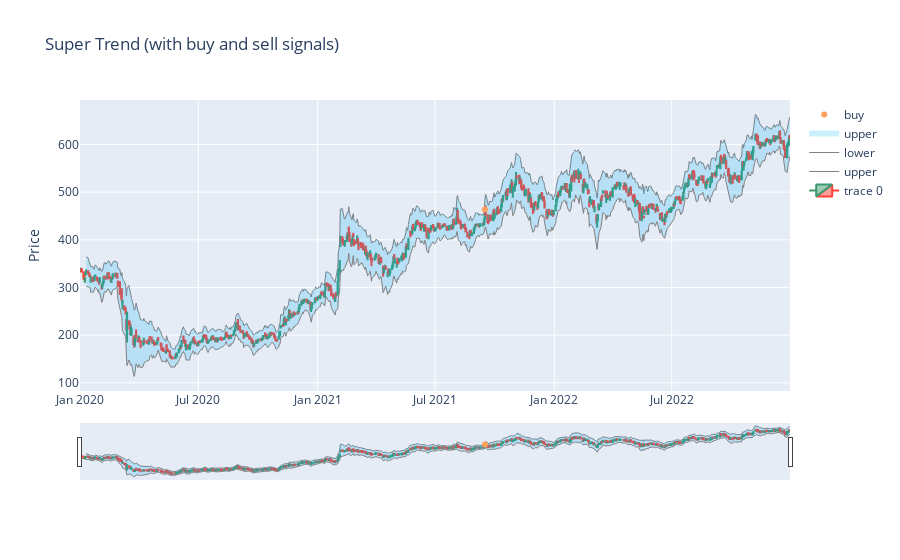

Here is the notebook cell this chart was saved with:
### Code cell
fig = go.Figure(data=[go.Candlestick(x=df['Date'], open=df['Open'], high=df['High'], low=df['Low'], close=df['Close'])])

fig.add_trace(go.Scatter(x=df['Date'], y=upperband, mode='lines', name='upper', line=dict(color='gray', width=1)))
fig.add_trace(go.Scatter(x=df['Date'], y=lowerband, mode='lines', name='lower', line=dict(color='gray', width=1)))

# color the area between the bands
fig.add_trace(go.Scatter(x=df['Date'], y=upperband, fill='tonexty', mode='none', name='upper', fillcolor='rgba(0,176,246,0.2)'))

# add buy and sell signals
fig.add_trace(go.Scatter(x=df.iloc[buy_signals]['Date'], y=df.iloc[buy_signals]['Close'], mode='markers', name='buy'))
fig.add_trace(go.Scatter(x=df.iloc[sell_signals]['Date'], y=df.iloc[sell_signals]['Close'], mode='markers', name='sell'))

# add title and axis labels
fig.update_layout(title='Super Trend (with buy and sell signals)', yaxis_title='Price')

### Figure 1 — Plotly figure (JSON) as saved in the notebook; plotly's stock layout.template omitted (floating-point values rounded to 4 significant figures; data arrays with more than 128 entries replaced by an {"elided": "..."} marker saying what was removed)
{"data": [{"close": {"elided": "747 float values"}, "high": {"elided": "747 float values"}, "low": {"elided": "747 float values"}, "open": {"elided": "747 float values"}, "type": "candlestick", "x": {"elided": "747 str values"}}, {"line": {"color": "gray", "width": 1}, "mode": "lines", "name": "upper", "type": "scatter", "x": {"elided": "747 str values"}, "y": {"elided": "747 float values"}}, {"line": {"color": "gray", "width": 1}, "mode": "lines", "name": "lower", "type": "scatter", "x": {"elided": "747 str values"}, "y": {"elided": "747 float values"}}, {"fill": "tonexty", "fillcolor": "rgba(0,176,246,0.2)", "mode": "none", "name": "upper", "type": "scatter", "x": {"elided": "747 str values"}, "y": {"elided": "747 float values"}}, {"mode": "markers", "name": "buy", "type": "scatter", "x": ["2021-09-16T00:00:00"], "y": [463.7]}, {"mode": "markers", "name": "sell", "type": "scatter", "x": [], "y": []}], "layout": {"title": {"text": "Super Trend (with buy and sell signals)"}, "yaxis": {"title": {"text": "Price"}}}}
